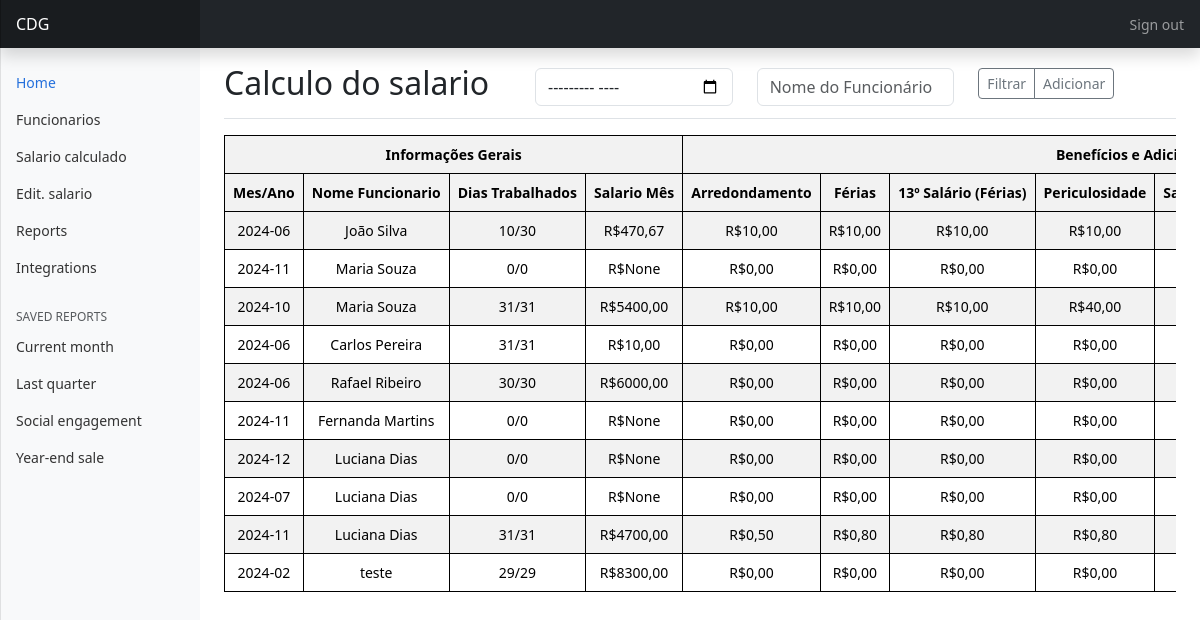
Screenshot of /manipulate_funcionarios/ with the database file from the repository.
### app/models.py (models this page shows, shortened)
class PlanSalario(models.Model):
    funcionario = models.ForeignKey('Funcionarios', on_delete=models.CASCADE, verbose_name='Funcionário')
    mesAno = models.CharField(max_length=15, verbose_name='Mês e Ano')  # Alterado para CharField
    dias_trabalhados = models.IntegerField(verbose_name='Dias Trabalhados')
    qtde_dias_Mes = models.IntegerField(verbose_name='Qtde dias do mês')
    arred = models.DecimalField(max_digits=10, decimal_places=2, verbose_name='Arredondamento')
    ferias = models.DecimalField(max_digits=10, decimal_places=2, verbose_name='Férias')
    decimo_terceiro_ferias = models.DecimalField(max_digits=10, decimal_places=2, verbose_name='13º de Férias')
    periculosidade = models.DecimalField(max_digits=10, decimal_places=2, verbose_name='Periculosidade')
    salario_familia = models.DecimalField(max_digits=10, decimal_places=2, verbose_name='Salário Família')
    outras_entradas = models.DecimalField(max_digits=10, decimal_places=2, verbose_name='Outras Entradas')
    ir_ferias = models.DecimalField(max_digits=10, decimal_places=2, verbose_name='IR Férias')
    vales_e_faltas = models.DecimalField(max_digits=10, decimal_places=2, verbose_name='Vales e Faltas')
    vt = models.DecimalField(max_digits=10, decimal_places=2, verbose_name='Vale Transporte')
    troco = models.DecimalField(max_digits=10, decimal_places=2, verbose_name='Troco')
    geral = models.DecimalField(max_digits=10, decimal_places=2, verbose_name='Geral')
    plano_saude = models.CharField(max_length=150, verbose_name='Plano de Saúde')  # Nome do plano de saúde
    tipo_plano_saude = models.CharField(max_length=150, verbose_name='Tipo de plano de Saúde')
    coparticipacao = models.DecimalField(max_digits=10, decimal_places=2, verbose_name='Coparticipação')  # Valor da coparticipação
    mes = models.DecimalField(max_digits=10, decimal_places=2, verbose_name='mes')  # Mês de referência para o plano de saúde

class Funcionarios(models.Model):
    cpf_validator = RegexValidator(
        r'^\d{11}$',
        'O CPF deve ter 11 dígitos numéricos.'
    )
    def validate_date_format(value):
        """Valida se o campo segue o formato de data 'YYYY-MM-DD'."""
        if not re.match(r'\d{4}-\d{2}-\d{2}', value):
            raise ValidationError('A data deve estar no formato YYYY-MM-DD.')
    nome = models.CharField(max_length=150, verbose_name='Nome')
    registro = models.CharField(max_length=50, verbose_name='Registro')
    funcao = models.CharField(max_length=100, verbose_name='Função')
    data_nascimento = models.CharField(
        max_length=100,
        verbose_name='Data de Nascimento',
        validators=[validate_date_format]
    )
    data_admissao = models.CharField(
        max_length=100,
        verbose_name='Data de Admissão',
        validators=[validate_date_format]
    )
    cpf = models.CharField(max_length=11, validators=[cpf_validator], unique=True, verbose_name='CPF')
    conta_inter = models.CharField(max_length=20, verbose_name='Conta Inter')
    ultimo_exame = models.CharField(
        max_length=100,
        null=True,
        blank=True,
        verbose_name='Último Exame',
        validators=[validate_date_format]
    )
    proximo_exame = models.CharField(
        max_length=100,
        null=True,
        blank=True,
        verbose_name='Próximo Exame',
        validators=[validate_date_format]
    )
    email = models.EmailField(max_length=100, validators=[EmailValidator()], unique=True, verbose_name='Email')
    salario = models.DecimalField(max_digits=10, decimal_places=2, verbose_name='Salário')
    status = models.CharField(max_length=50, verbose_name='Status')
    cargo = models.CharField(max_length=50, verbose_name='Status')

### app/views.py (the view)
# urls.py: path('manipulate_funcionarios/', manipulate_funcionarios, name='manipulate_funcionarios'),
def manipulate_funcionarios(request):
    funcionarios = Funcionarios.objects.all()
    data = {
        'id': [f.id for f in funcionarios],
        'nome': [f.nome for f in funcionarios],
        'registro': [f.registro for f in funcionarios],
        'funcao': [f.funcao for f in funcionarios],
        'data_admissao': [f.data_admissao for f in funcionarios],
        'salario': [f.salario for f in funcionarios],
        'cargo': [f.cargo for f in funcionarios],  # Corrigido aqui
    }
    salarios = PlanSalario.objects.all()  # Filtra pelo mês e ano
    data_salario = {
        'id': [s.id for s in salarios],
        'mesAno': [s.mesAno for s in salarios],
        'dias_trabalhados': [s.dias_trabalhados for s in salarios],
        'qtde_dias_Mes': [s.qtde_dias_Mes for s in salarios],
        'arred': [s.arred for s in salarios],
        'ferias': [s.ferias for s in salarios],
        'decimo_terceiro_ferias': [s.decimo_terceiro_ferias for s in salarios],
        'periculosidade': [s.periculosidade for s in salarios],
        'salario_familia': [s.salario_familia for s in salarios],
        'outras_entradas': [s.outras_entradas for s in salarios],
        'mes': [s.mes for s in salarios],
        'coparticipacao': [s.coparticipacao for s in salarios],
        'vt': [s.vt for s in salarios],
        'vales_e_faltas': [s.vales_e_faltas for s in salarios],
        'troco': [s.troco for s in salarios],
        'funcionario_id': [s.funcionario_id for s in salarios],
        'ir_ferias': [s.ir_ferias for s in salarios],
    }
    df = pd.DataFrame(data_salario)
    df2 = pd.DataFrame(data)
    df2['salario'] = df2['salario'].apply(Decimal)
    df['qtde_dias_Mes'] = df['qtde_dias_Mes'].apply(Decimal)
    df['dias_trabalhados'] = df['dias_trabalhados'].apply(Decimal)
    df['arred'] = df['arred'].apply(Decimal)
    df['ferias'] = df['ferias'].apply(Decimal)
    df['decimo_terceiro_ferias'] = df['decimo_terceiro_ferias'].apply(Decimal)
    df['periculosidade'] = df['periculosidade'].apply(Decimal)
    df['salario_familia'] = df['salario_familia'].apply(Decimal)
    df['outras_entradas'] = df['outras_entradas'].apply(Decimal)
    df['mes'] = df['mes'].apply(Decimal)
    df['coparticipacao'] = df['coparticipacao'].apply(Decimal)
    df['vales_e_faltas'] = df['vales_e_faltas'].apply(Decimal)
    df['troco'] = df['troco'].apply(Decimal)
    df['ir_ferias'] = df['ir_ferias'].apply(Decimal)
    df['salario_Mes'] = df.apply(lambda row: calcular_salario_mes(
        df2['salario'][row.name], row['qtde_dias_Mes'], row['dias_trabalhados']), axis=1)
    df['salario_Mes'] = df['salario_Mes'].apply(lambda x: round(x, 2) if x is not None else x)
    df['bruto_Mes'] = df.apply(lambda row: calcular_bruto_folha_final(
        row['salario_Mes'], row['arred'], row['ferias'], row['decimo_terceiro_ferias'],
        row['periculosidade'], row['salario_familia'], row['outras_entradas']), axis=1)
    df['INSS'] = df.apply(lambda row: calcular_INSS(
        row['salario_Mes'], df2['cargo'][row.name], row['ferias'],
        row['decimo_terceiro_ferias'], row['periculosidade'], row['outras_entradas']), axis=1)
    df['FGTS'] = df.apply(lambda row: calcular_FGTS(
        row['salario_Mes'], df2['cargo'][row.name], row['ferias'], row['decimo_terceiro_ferias']), axis=1)
    df['VT'] = df.apply(lambda row: calcular_VT(
        row['salario_Mes'], row['vt']), axis=1)
    df['PlanoDeSaude'] = df.apply(lambda row: calcular_plano_de_Saude(
        row['coparticipacao'], row['mes']
    ), axis=1)
    df['adiantamento'] = df.apply(lambda row: calcular_adiantamento(
        row['salario_Mes'], df2['cargo'][row.name]
    ), axis=1)
    df['TotalDescontos'] = df.apply(lambda row: calcular_total_descontos(
        row['INSS'], row['FGTS'], row['ferias'], row['vales_e_faltas'], row['VT'], row['PlanoDeSaude'], row['adiantamento'], row['troco']
    ), axis=1)
    df['liquidoPagar'] = df.apply(lambda row: calcular_liquido_pagar(
        row['bruto_Mes'], row['TotalDescontos']
    ), axis=1)
    df['bruto_Mes'] = df['bruto_Mes'].apply(lambda x: round(x, 2) if x is not None else x)
    df['FGTS'] = df['FGTS'].apply(lambda x: round(x, 2) if x is not None else x)
    df['INSS'] = df['INSS'].apply(lambda x: round(x, 2) if x is not None else x)
    df['TotalDescontos'] = df['TotalDescontos'].apply(lambda x: round(x, 2) if x is not None else x)
    df['liquidoPagar'] = df['liquidoPagar'].apply(lambda x: round(x, 2) if x is not None else x)
    df_left_join = pd.merge(df2, df, left_on='id', right_on='funcionario_id', how='inner')
    mesAno = request.GET.get('mesAno')
    nome = request.GET.get('nome')
    if mesAno:
        df_left_join = df_left_join[df_left_join['mesAno'] == mesAno]
    if nome:
        df_left_join = df_left_join[df_left_join['nome'] == nome]
    funcionarios_list = df_left_join.to_dict(orient='records')
    return render(request, 'Salarios/manipulated_data.html', {'funcionarios': funcionarios_list})

### app/templates/Salarios/manipulated_data.html (shortened to what this page needs)
{% load static %}
<!doctype html>
<html lang="en">
  <head>
    <link href="https://cdn.jsdelivr.net/npm/bootstrap@5.3.3/dist/css/bootstrap.min.css" rel="stylesheet">
    <link href="{% static 'css/dashboard.css' %}" rel="stylesheet">
    <link href="{% static 'css/dashboard.rtl.css' %}" rel="stylesheet">
  </head>
  <body>
<header class="navbar navbar-dark sticky-top bg-dark flex-md-nowrap p-0 shadow">
  <a class="navbar-brand col-md-3 col-lg-2 me-0 px-3" href="#">CDG</a>
  <div class="navbar-nav">
    <div class="nav-item text-nowrap">
      <a class="nav-link px-3" href="#">Sign out</a>
    </div>
  </div>
</header>
<div class="container-fluid">
  <div class="row">
    <nav id="sidebarMenu" class="col-md-3 col-lg-2 d-md-block bg-light sidebar collapse">
      <div class="position-sticky pt-3">
        <ul class="nav flex-column">
          <li class="nav-item">
            <a class="nav-link active" aria-current="page" href="/home">
              Home
            </a>
          </li>
          <li class="nav-item">
            <a class="nav-link" href="/indexFuncionarios">
              Funcionarios
            </a>
          </li>
          <li class="nav-item">
            <a class="nav-link" href="/manipulate_funcionarios">
              Salario calculado
            </a>
          </li>
          <li class="nav-item">
            <a class="nav-link" href="/index_salario">
              Edit. salario
            </a>
          </li>
          <li class="nav-item">
            <a class="nav-link" href="#">
              Reports
            </a>
          </li>
          <li class="nav-item">
            <a class="nav-link" href="#">
              Integrations
            </a>
          </li>
        </ul>
        <h6 class="sidebar-heading d-flex justify-content-between align-items-center px-3 mt-4 mb-1 text-muted">
          <span>Saved reports</span>
        </h6>
        <ul class="nav flex-column mb-2">
          <li class="nav-item">
            <a class="nav-link" href="#">
              Current month
            </a>
          </li>
          <li class="nav-item">
            <a class="nav-link" href="#">
              Last quarter
            </a>
          </li>
          <li class="nav-item">
            <a class="nav-link" href="#">
              Social engagement
            </a>
          </li>
          <li class="nav-item">
            <a class="nav-link" href="#">
              Year-end sale
            </a>
          </li>
        </ul>
      </div>
    </nav>
    <main class="col-md-9 ms-sm-auto col-lg-10 px-md-4">
      <div class="d-flex justify-content-between flex-wrap flex-md-nowrap align-items-center pt-3 pb-2 mb-3 border-bottom">
        <h1 class="h2">Calculo do salario</h1>
        <div class="btn-toolbar mb-2 mb-md-0">
            <form method="GET" action="{% url 'manipulate_funcionarios' %}" class="mb-2 mb-md-0">
                <div class="row">
                    <div class="col">
                        <input type="month" class="form-control" name="mesAno" placeholder="Mês/Ano">
                    </div>
                    <div class="col">
                        <input type="text" class="form-control" name="nome" placeholder="Nome do Funcionário">
                    </div>
                    <div class="col">
                        <div class="btn-toolbar">
                            <div class="btn-group me-2">
                                <button type="submit" class="btn btn-sm btn-outline-secondary">Filtrar</button>
                                <a href="/form_salario" class="btn btn-sm btn-outline-secondary">Adicionar</a>
                            </div>
                        </div>
                    </div>
                </div>
            </form>
        </div>
      </div>
      <div class="table-responsive">
        <table class="table table-bordered table-striped">
            <thead class="thead-light">
                <tr class="group-header">
                    <th colspan="4">Informações Gerais</th>
                    <th colspan="8">Benefícios e Adicionais</th>
                </tr>
                <tr>
                    <th>Mes/Ano</th>
                    <th>Nome Funcionario</th>
                    <th>Dias Trabalhados</th>
                    <th>Salario Mês</th>
                    <th>Arredondamento</th>
                    <th>Férias</th>
                    <th>13º Salário (Férias)</th>
                    <th>Periculosidade</th>
                    <th>Salario Família</th>
                </tr>
            </thead>
            <tbody>
                {% for funcionario in funcionarios %}
                <tr>
                    <td>{{ funcionario.mesAno }}</td>
                    <td>{{ funcionario.nome }}</td>
                    <td>{{ funcionario.dias_trabalhados }}/{{ funcionario.qtde_dias_Mes }}</td>
                    <td>R${{ funcionario.salario_Mes }}</td>
                    <td>R${{ funcionario.arred }}</td>
                    <td>R${{ funcionario.ferias }}</td>
                    <td>R${{ funcionario.decimo_terceiro_ferias }}</td>
                    <td>R${{ funcionario.periculosidade }}</td>
                    <td>R${{ funcionario.salario_familia }}</td>
                </tr>
                {% endfor %}
            </tbody>
        </table>
      </div>
    </main>
  </div>
</div>
  </body>
</html>

### rows the page displays
PlanSalario: mesAno "2024-06", arred "10,00", ferias "10,00", decimo_terceiro_ferias "10,00", periculosidade "10,00"
Funcionarios: nome "João Silva"
PlanSalario: mesAno "2024-11", arred "0,00", ferias "0,00", decimo_terceiro_ferias "0,00", periculosidade "0,00"
Funcionarios: nome "Maria Souza" "Maria Souza"
PlanSalario: mesAno "2024-10", arred "10,00", ferias "10,00", decimo_terceiro_ferias "10,00", periculosidade "40,00"
PlanSalario: mesAno "2024-06", arred "0,00", ferias "0,00", decimo_terceiro_ferias "0,00", periculosidade "0,00"
Funcionarios: nome "Carlos Pereira"
PlanSalario: mesAno "2024-06", arred "0,00", ferias "0,00", decimo_terceiro_ferias "0,00", periculosidade "0,00"
Funcionarios: nome "Rafael Ribeiro"
PlanSalario: mesAno "2024-11", arred "0,00", ferias "0,00", decimo_terceiro_ferias "0,00", periculosidade "0,00"
Funcionarios: nome "Fernanda Martins"
PlanSalario: mesAno "2024-12", arred "0,00", ferias "0,00", decimo_terceiro_ferias "0,00", periculosidade "0,00"
Funcionarios: nome "Luciana Dias" "Luciana Dias" "Luciana Dias"
PlanSalario: mesAno "2024-07", arred "0,00", ferias "0,00", decimo_terceiro_ferias "0,00", periculosidade "0,00"
PlanSalario: mesAno "2024-11", arred "0,50", ferias "0,80", decimo_terceiro_ferias "0,80", periculosidade "0,80"
PlanSalario: mesAno "2024-02", arred "0,00", ferias "0,00", decimo_terceiro_ferias "0,00", periculosidade "0,00"
Funcionarios: nome "teste"

### other values shown
{{ funcionario.dias_trabalhados }} "10" "0" "31" "31" "30" "0" "0" "0" "31" "29"
{{ funcionario.qtde_dias_Mes }} "30" "0" "31" "31" "30" "0" "0" "0" "31" "29"
{{ funcionario.salario_Mes }} "470,67" "None" "5400,00" "10,00" "6000,00" "None" "None" "None" "4700,00" "8300,00"
